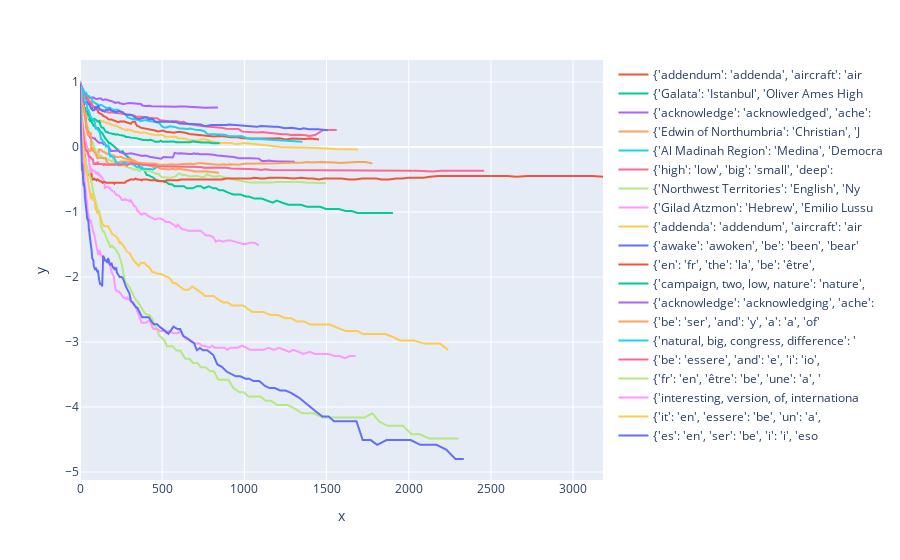

The notebook cell saved with this chart:
### Code cell
import json
import plotly.express as px

results = []

for i in range(4):
    with open(f"task_faithfulness_metrics_new_thinner_{i}.jsonl") as f:
        lines = f.readlines()
        results.extend([json.loads(line) for line in lines])

for i in range(4):
    with open(f"faith_extra/task_faithfulness_metrics_new_thinner_{i}.jsonl") as f:
        lines = f.readlines()
        results.extend([json.loads(line) for line in lines])

print(len(results))


inverse_results = [x for x in results if x["inverse"]]

# print(inverse_results[0])



# inverse_results = {x["task"]: x for x in inverse_results}
non_inverse_results = [x for x in results if not x["inverse"]]
# non_inverse_results = {x["task"]: x for x in non_inverse_results}

# inverse_results = non_inverse_results

import matplotlib.pyplot as plt

plot_data = []

fig = px.line(x=[None], y = [None])

from collections import defaultdict

c = defaultdict(int)

for i, first_task in enumerate(task_names):
    # if first_task in ["present_simple_gerund", "football_player_position"]:
    #     continue
    task_name = inverse_results[i]["task"]
    if "actor" in str(task_name)[:40]:
        continue
    if "linebacker" in str(task_name)[:40]:
        continue
    if "Antarctica" in str(task_name)[:40]:
        continue

    _faith = inverse_results[i]["faithfullness"]
    _ths = inverse_results[i]["thresholds"]
    n_nodes_task = inverse_results[i]["n_nodes_counts"]

    c[str(task_name)[:40]] = c[str(task_name)[:40]] + 1

    # if first_task == "present_simple_gerund":
    #     print(_faith, _ths)
    #     print(
            
    #     )
    #     1/0
    fig.add_scatter(x=[max(n_nodes_task) -x for x in n_nodes_task], y=_faith, name=str(task_name)[:40])
    # fig.add_scatter(x=n_nodes_task, y=_faith, name=str(task_name)[:40])
    # fig.add_scatter(x=_ths, y=_faith, name=first_task)

    # plot_data.append((_faith, [max(n_nodes_task) - x for x in n_nodes_task]))

    # print(first_task, min(_faith[:100]), max(_faith[:10]))

    # plt.plot(n_nodes_task  , _faith, label=first_task)

print(c)

# fig.update_layout(xaxis_type="log")

# def interpolate(x, y, x_new):

#     max_x = max(x)
#     max_x_new = max(x_new)

#     print(y[-10:])

#     if max_x_new > max_x:
#         x = x + [max_x_new]
#         y = y + [y[0]]

#     from scipy.interpolate import interp1d
#     f = interp1d(x, y)
#     return f(x_new)

# #average across all tasks

# n_nodes = []
# for faith, n_nodes_task in plot_data:
#     n_nodes.extend(n_nodes_task)

# n_nodes = sorted(list(set(n_nodes)))

# # faith = np.zeros(len(n_nodes))


# new_faiths = []

# for faith, n_nodes_task in plot_data:
#     faith = interpolate(n_nodes_task, faith, n_nodes)
    
#     new_faiths.append(faith)

# faith = np.mean(new_faiths, axis=0)

# n_nodes = np.array(n_nodes)

# # fig = px.imshow(heatmap_data - 1, x=task_names, y=task_names[::-1], color_continuous_scale="RdBu", width=800,  height=600, 
# #                 labels=dict(x="Tested task", y="Ablated task", color="Faithfullness"))

# fig = px.line(x=n_nodes[n_nodes < 5000], y=faith[n_nodes < 5000], labels=dict(x="Number of nodes", y="Faithfullness"))

# fig.update_layout(width =400, height=300, 
#                 font_family="Serif", font_size=12, 
#                 margin_l=5, margin_t=5, margin_b=5, margin_r=5)

# import plotly.io as pio
# pio.write_image(fig, "micrlhf-progress/images/faith-nodes-inverse.pdf", width =400, height=300)

fig

### Figure 1 — Plotly figure (JSON) as saved in the notebook; plotly's stock layout.template omitted (floating-point values rounded to 4 significant figures; data arrays with more than 128 entries replaced by an {"elided": "..."} marker saying what was removed)
{"data": [{"hovertemplate": "x=%{x}<br>y=%{y}<extra></extra>", "legendgroup": "", "line": {"color": "#636efa", "dash": "solid"}, "marker": {"symbol": "circle"}, "mode": "lines", "name": "", "orientation": "v", "showlegend": false, "type": "scatter", "x": [null], "xaxis": "x", "y": [null], "yaxis": "y"}, {"name": "{'addendum': 'addenda', 'aircraft': 'air", "type": "scatter", "x": {"elided": "250 int values"}, "y": {"elided": "250 float values"}}, {"name": "{'Galata': 'Istanbul', 'Oliver Ames High", "type": "scatter", "x": {"elided": "250 int values"}, "y": {"elided": "250 float values"}}, {"name": "{'acknowledge': 'acknowledged', 'ache': ", "type": "scatter", "x": {"elided": "250 int values"}, "y": {"elided": "250 float values"}}, {"name": "{'Edwin of Northumbria': 'Christian', 'J", "type": "scatter", "x": {"elided": "250 int values"}, "y": {"elided": "250 float values"}}, {"name": "{'Al Madinah Region': 'Medina', 'Democra", "type": "scatter", "x": {"elided": "250 int values"}, "y": {"elided": "250 float values"}}, {"name": "{'high': 'low', 'big': 'small', 'deep': ", "type": "scatter", "x": {"elided": "250 int values"}, "y": {"elided": "250 float values"}}, {"name": "{'Northwest Territories': 'English', 'Ny", "type": "scatter", "x": {"elided": "250 int values"}, "y": {"elided": "250 float values"}}, {"name": "{'Gilad Atzmon': 'Hebrew', 'Emilio Lussu", "type": "scatter", "x": {"elided": "250 int values"}, "y": {"elided": "250 float values"}}, {"name": "{'addenda': 'addendum', 'aircraft': 'air", "type": "scatter", "x": {"elided": "250 int values"}, "y": {"elided": "250 float values"}}, {"name": "{'awake': 'awoken', 'be': 'been', 'bear'", "type": "scatter", "x": {"elided": "250 int values"}, "y": {"elided": "250 float values"}}, {"name": "{'en': 'fr', 'the': 'la', 'be': 'être', ", "type": "scatter", "x": {"elided": "250 int values"}, "y": {"elided": "250 float values"}}, {"name": "{'campaign, two, low, nature': 'nature',", "type": "scatter", "x": {"elided": "250 int values"}, "y": {"elided": "250 float values"}}, {"name": "{'acknowledge': 'acknowledging', 'ache':", "type": "scatter", "x": {"elided": "250 int values"}, "y": {"elided": "250 float values"}}, {"name": "{'be': 'ser', 'and': 'y', 'a': 'a', 'of'", "type": "scatter", "x": {"elided": "250 int values"}, "y": {"elided": "250 float values"}}, {"name": "{'natural, big, congress, difference': '", "type": "scatter", "x": {"elided": "250 int values"}, "y": {"elided": "250 float values"}}, {"name": "{'be': 'essere', 'and': 'e', 'i': 'io', ", "type": "scatter", "x": {"elided": "250 int values"}, "y": {"elided": "250 float values"}}, {"name": "{'fr': 'en', 'être': 'be', 'une': 'a', '", "type": "scatter", "x": {"elided": "250 int values"}, "y": {"elided": "250 float values"}}, {"name": "{'interesting, version, of, internationa", "type": "scatter", "x": {"elided": "250 int values"}, "y": {"elided": "250 float values"}}, {"name": "{'it': 'en', 'essere': 'be', 'un': 'a', ", "type": "scatter", "x": {"elided": "250 int values"}, "y": {"elided": "250 float values"}}, {"name": "{'es': 'en', 'ser': 'be', 'i': 'i', 'eso", "type": "scatter", "x": {"elided": "250 int values"}, "y": {"elided": "250 float values"}}], "layout": {"legend": {"tracegroupgap": 0}, "margin": {"t": 60}, "xaxis": {"anchor": "y", "domain": [0, 1], "title": {"text": "x"}}, "yaxis": {"anchor": "x", "domain": [0, 1], "title": {"text": "y"}}}}
